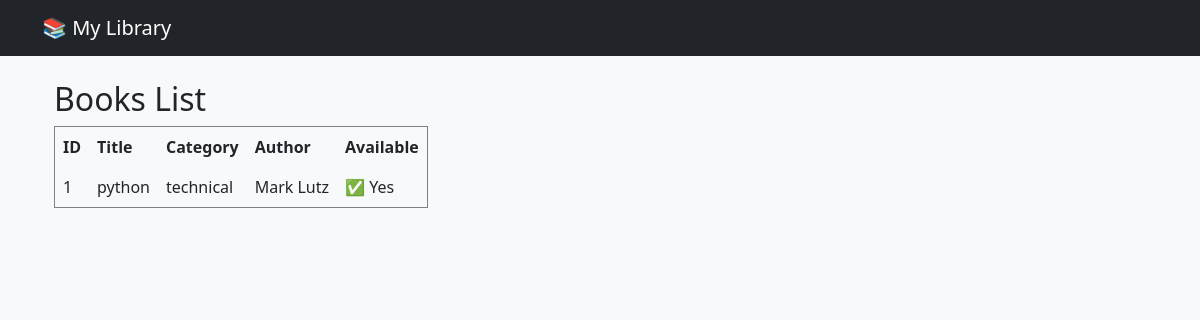
The page /books/ on the database as committed earlier.
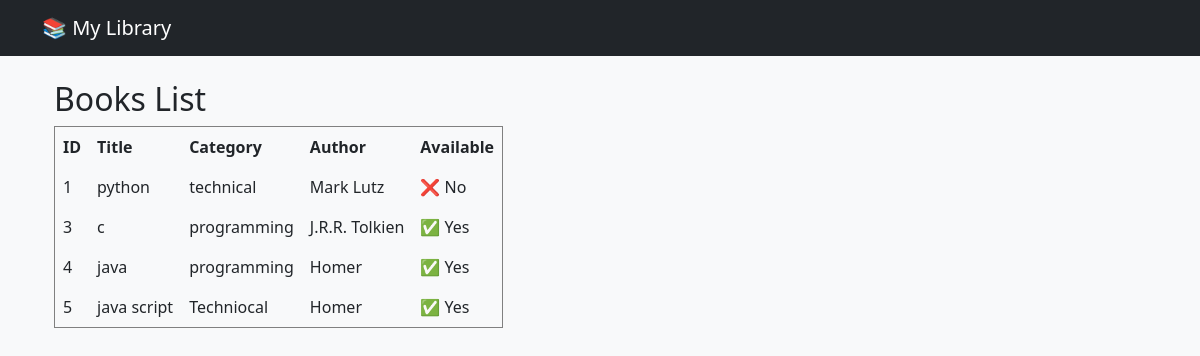
The same page on the database as committed later.
### book/models.py (models this page shows, shortened)
class Book(models.Model):
    id = models.AutoField(primary_key=True)
    title = models.CharField(max_length=50)
    category = models.CharField(max_length=50)
    author = models.ForeignKey(Author, on_delete=models.CASCADE)
    is_available = models.BooleanField(default=True)
    member = models.ForeignKey(Member, on_delete=models.SET_NULL, null=True, blank=True)
    issue_date = models.DateField(null=True, blank=True)
    due_date = models.DateField(null=True, blank=True)
    return_date = models.DateField(null=True, blank=True)

class Author(models.Model):
    id = models.AutoField(primary_key=True)
    name = models.CharField(max_length=50)
    def __str__(self):
        return self.name

### book/views.py (the view)
# urls.py: path('books/', allbooks),
def allbooks(request):
    books = Book.objects.all()
    return render(request, "book/allBook.html", {"books": books})

### book/templates/book/allBook.html
{% extends "book/base.html" %}
{% block content %}
<div class="container">
    <h2>Books List</h2>
    <table border="1" cellpadding="8" cellspacing="0">
        <thead>
            <tr>
                <th>ID</th>
                <th>Title</th>
                <th>Category</th>
                <th>Author</th>
                <th>Available</th>
            </tr>
        </thead>
        <tbody>
            {% for book in books %}
            <tr>
                <td>{{ book.id }}</td>
                <td>{{ book.title }}</td>
                <td>{{ book.category }}</td>
                <td>{{ book.author }}</td>
                <td>
                    {% if book.is_available %}
                        ✅ Yes
                    {% else %}
                        ❌ No
                    {% endif %}
                </td>
            </tr>
            {% empty %}
            <tr>
                <td colspan="5">No books available.</td>
            </tr>
            {% endfor %}
        </tbody>
    </table>
</div>
{% endblock %}

### book/templates/book/base.html (shortened to what this page needs)
<!DOCTYPE html>
<html lang="en">
<head>
    <link href="https://cdn.jsdelivr.net/npm/bootstrap@5.3.3/dist/css/bootstrap.min.css" rel="stylesheet">
</head>
<body class="bg-light">
    <nav class="navbar navbar-expand-lg navbar-dark bg-dark mb-4">
        <div class="container">
            <a class="navbar-brand" href="#">📚 My Library</a>
        </div>
    </nav>
    <div class="container">
        {% block content %}{% endblock %}
    </div>
</body>
</html>

Rows that differ between the two databases and show on the page:
changed Book "python": is_available "✅ Yes" → "❌ No"
added Book: id "3", title "c", category "programming", author "J.R.R. Tolkien", is_available "✅ Yes"
added Book: id "4", title "java", category "programming", author "Homer", is_available "✅ Yes"
added Book: id "5", title "java script", category "Techniocal", author "Homer", is_available "✅ Yes"
